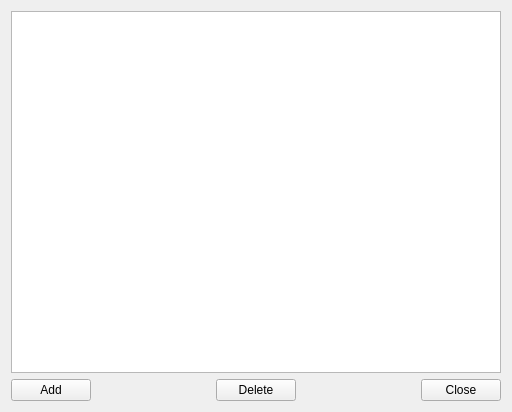
<?xml version="1.0" encoding="UTF-8"?>
<ui version="4.0">
 <class>PropertiesEditorWidgetMCV</class>
 <widget class="QWidget" name="PropertiesEditorWidgetMCV">
  <property name="geometry">
   <rect>
    <x>0</x>
    <y>0</y>
    <width>512</width>
    <height>412</height>
   </rect>
  </property>
  <property name="windowTitle">
   <string>Properties Editor</string>
  </property>
  <layout class="QGridLayout" name="gridLayout_2">
   <item row="0" column="0">
    <layout class="QGridLayout" name="gridLayout">
     <item row="0" column="0" colspan="5">
      <widget class="QTreeView" name="m_treeView"/>
     </item>
     <item row="1" column="0">
      <widget class="QPushButton" name="m_buttonAdd">
       <property name="text">
        <string>Add</string>
       </property>
      </widget>
     </item>
     <item row="1" column="1">
      <spacer name="horizontalSpacer">
       <property name="orientation">
        <enum>Qt::Horizontal</enum>
       </property>
       <property name="sizeHint" stdset="0">
        <size>
         <width>40</width>
         <height>20</height>
        </size>
       </property>
      </spacer>
     </item>
     <item row="1" column="2">
      <widget class="QPushButton" name="m_buttonDelete">
       <property name="text">
        <string>Delete</string>
       </property>
      </widget>
     </item>
     <item row="1" column="3">
      <spacer name="horizontalSpacer_2">
       <property name="orientation">
        <enum>Qt::Horizontal</enum>
       </property>
       <property name="sizeHint" stdset="0">
        <size>
         <width>40</width>
         <height>20</height>
        </size>
       </property>
      </spacer>
     </item>
     <item row="1" column="4">
      <widget class="QPushButton" name="m_buttonClose">
       <property name="text">
        <string>Close</string>
       </property>
      </widget>
     </item>
    </layout>
   </item>
  </layout>
 </widget>
 <resources/>
 <connections/>
</ui>
